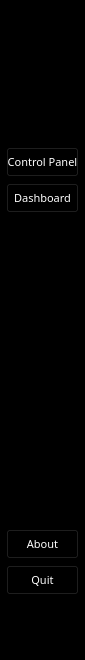
      <widget class="QWidget" name="widget_2" native="true">
       <property name="minimumSize">
        <size>
         <width>85</width>
         <height>660</height>
        </size>
       </property>
       <property name="maximumSize">
        <size>
         <width>85</width>
         <height>660</height>
        </size>
       </property>
       <property name="styleSheet">
        <string notr="true">QWidget{
	font: 63 8pt &quot;Yu Gothic UI Semibold&quot;;
	
	
	background-color: rgb(0, 0, 0);
	
	
}


QPushButton {
	color: rgb(0,0,0);
}


QPushButton:pressed {
	
	color: rgb(47, 92, 175);
}
</string>
       </property>
       <layout class="QVBoxLayout" name="verticalLayout_5">
        <property name="leftMargin">
         <number>6</number>
        </property>
        <property name="rightMargin">
         <number>6</number>
        </property>
        <item>
         <layout class="QHBoxLayout" name="horizontalLayout_6">
          <property name="spacing">
           <number>3</number>
          </property>
          <item>
           <spacer name="horizontalSpacer_5">
            <property name="orientation">
             <enum>Qt::Horizontal</enum>
            </property>
            <property name="sizeHint" stdset="0">
             <size>
              <width>40</width>
              <height>20</height>
             </size>
            </property>
           </spacer>
          </item>
          <item>
           <widget class="QLabel" name="FullLogo">
            <property name="maximumSize">
             <size>
              <width>70</width>
              <height>40</height>
             </size>
            </property>
            <property name="text">
             <string/>
            </property>
            <property name="pixmap">
             <pixmap resource="DESTOP.ui.qrc">:/icons/Logo.png</pixmap>
            </property>
            <property name="scaledContents">
             <bool>true</bool>
            </property>
           </widget>
          </item>
          <item>
           <spacer name="horizontalSpacer_6">
            <property name="orientation">
             <enum>Qt::Horizontal</enum>
            </property>
            <property name="sizeHint" stdset="0">
             <size>
              <width>40</width>
              <height>20</height>
             </size>
            </property>
           </spacer>
          </item>
         </layout>
        </item>
        <item>
         <layout class="QVBoxLayout" name="verticalLayout_9">
          <property name="spacing">
           <number>6</number>
          </property>
          <item>
           <widget class="QPushButton" name="ControlPanelButton">
            <property name="minimumSize">
             <size>
              <width>0</width>
              <height>30</height>
             </size>
            </property>
            <property name="maximumSize">
             <size>
              <width>16777215</width>
              <height>30</height>
             </size>
            </property>
            <property name="font">
             <font>
              <family>Yu Gothic UI Semibold</family>
              <pointsize>8</pointsize>
              <weight>7</weight>
              <italic>false</italic>
              <bold>false</bold>
             </font>
            </property>
            <property name="styleSheet">
             <string notr="true">QWidget{
	
	background-color: rgb(0, 0, 0);
	color:white;
}</string>
            </property>
            <property name="text">
             <string>Control Panel</string>
            </property>
           </widget>
          </item>
          <item>
           <widget class="QPushButton" name="DashboardButton">
            <property name="enabled">
             <bool>true</bool>
            </property>
            <property name="minimumSize">
             <size>
              <width>0</width>
              <height>30</height>
             </size>
            </property>
            <property name="maximumSize">
             <size>
              <width>16777215</width>
              <height>30</height>
             </size>
            </property>
            <property name="font">
             <font>
              <family>Yu Gothic UI Semibold</family>
              <pointsize>8</pointsize>
              <weight>7</weight>
              <italic>false</italic>
              <bold>false</bold>
             </font>
            </property>
            <property name="styleSheet">
             <string notr="true">QWidget{
	
	background-color: rgb(0, 0, 0);
	color:white;
}</string>
            </property>
            <property name="text">
             <string>Dashboard</string>
            </property>
           </widget>
          </item>
         </layout>
        </item>
        <item>
         <layout class="QVBoxLayout" name="verticalLayout_8">
          <item>
           <spacer name="verticalSpacer_2">
            <property name="orientation">
             <enum>Qt::Vertical</enum>
            </property>
            <property name="sizeType">
             <enum>QSizePolicy::Fixed</enum>
            </property>
            <property name="sizeHint" stdset="0">
             <size>
              <width>20</width>
              <height>265</height>
             </size>
            </property>
           </spacer>
          </item>
         </layout>
        </item>
        <item>
         <layout class="QVBoxLayout" name="verticalLayout_3">
          <property name="spacing">
           <number>6</number>
          </property>
          <property name="topMargin">
           <number>0</number>
          </property>
          <property name="bottomMargin">
           <number>7</number>
          </property>
          <item>
           <widget class="QPushButton" name="AboutButton">
            <property name="minimumSize">
             <size>
              <width>0</width>
              <height>30</height>
             </size>
            </property>
            <property name="maximumSize">
             <size>
              <width>16777215</width>
              <height>30</height>
             </size>
            </property>
            <property name="font">
             <font>
              <family>Yu Gothic UI Semibold</family>
              <pointsize>8</pointsize>
              <weight>7</weight>
              <italic>false</italic>
              <bold>false</bold>
             </font>
            </property>
            <property name="styleSheet">
             <string notr="true">QWidget{
	
	background-color: rgb(0, 0, 0);
	color:white;
}</string>
            </property>
            <property name="text">
             <string>About</string>
            </property>
           </widget>
          </item>
          <item>
           <widget class="QPushButton" name="QuitButton">
            <property name="minimumSize">
             <size>
              <width>0</width>
              <height>30</height>
             </size>
            </property>
            <property name="maximumSize">
             <size>
              <width>16777215</width>
              <height>30</height>
             </size>
            </property>
            <property name="font">
             <font>
              <family>Yu Gothic UI Semibold</family>
              <pointsize>8</pointsize>
              <weight>7</weight>
              <italic>false</italic>
              <bold>false</bold>
             </font>
            </property>
            <property name="styleSheet">
             <string notr="true">QWidget{
	
	background-color: rgb(0, 0, 0);
	color:white;
}</string>
            </property>
            <property name="text">
             <string>Quit</string>
            </property>
            <property name="iconSize">
             <size>
              <width>12</width>
              <height>20</height>
             </size>
            </property>
           </widget>
          </item>
         </layout>
        </item>
       </layout>
      </widget>
